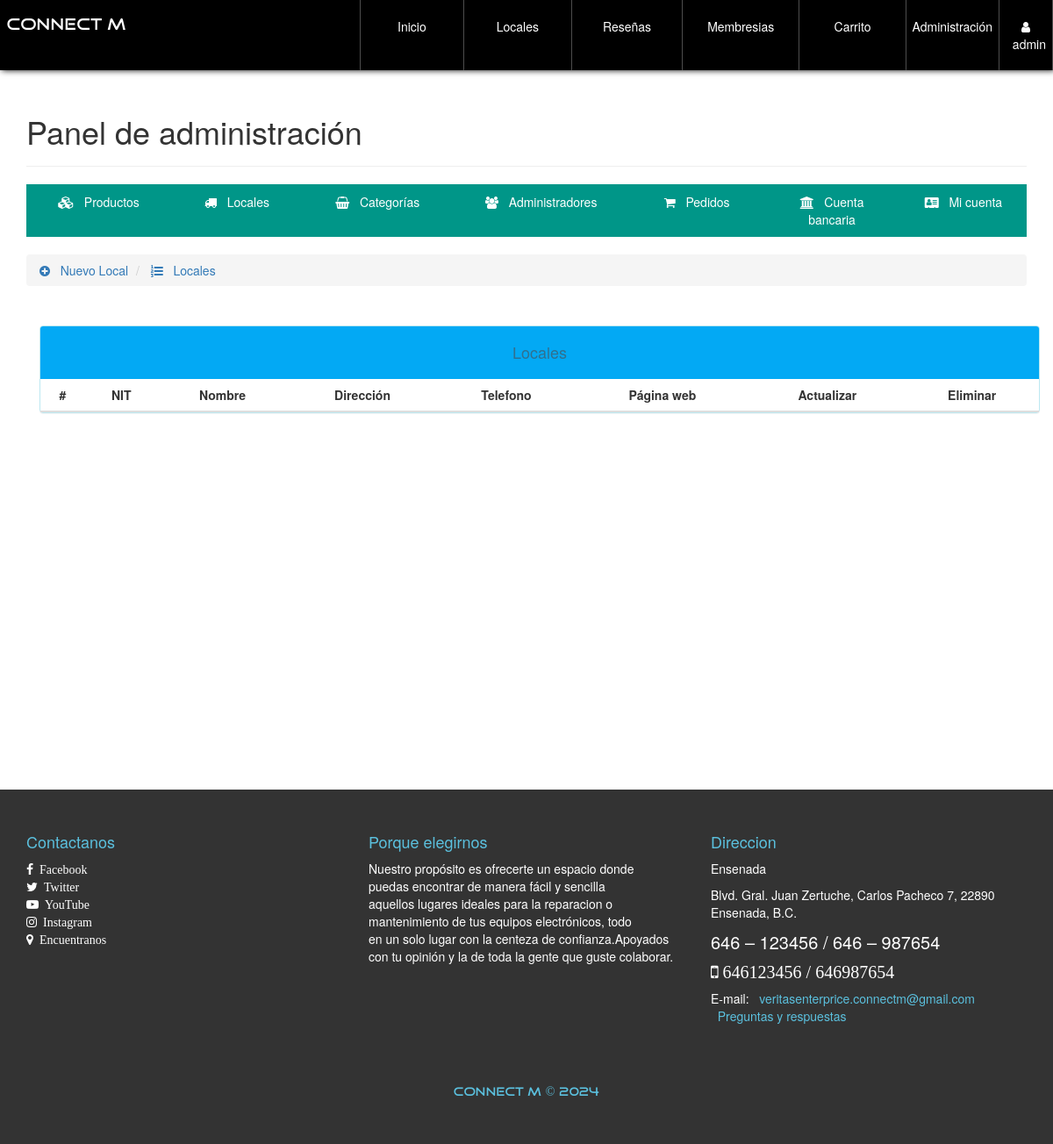
The app's page /configAdmin.php?view=providerlist (signed in), older data.
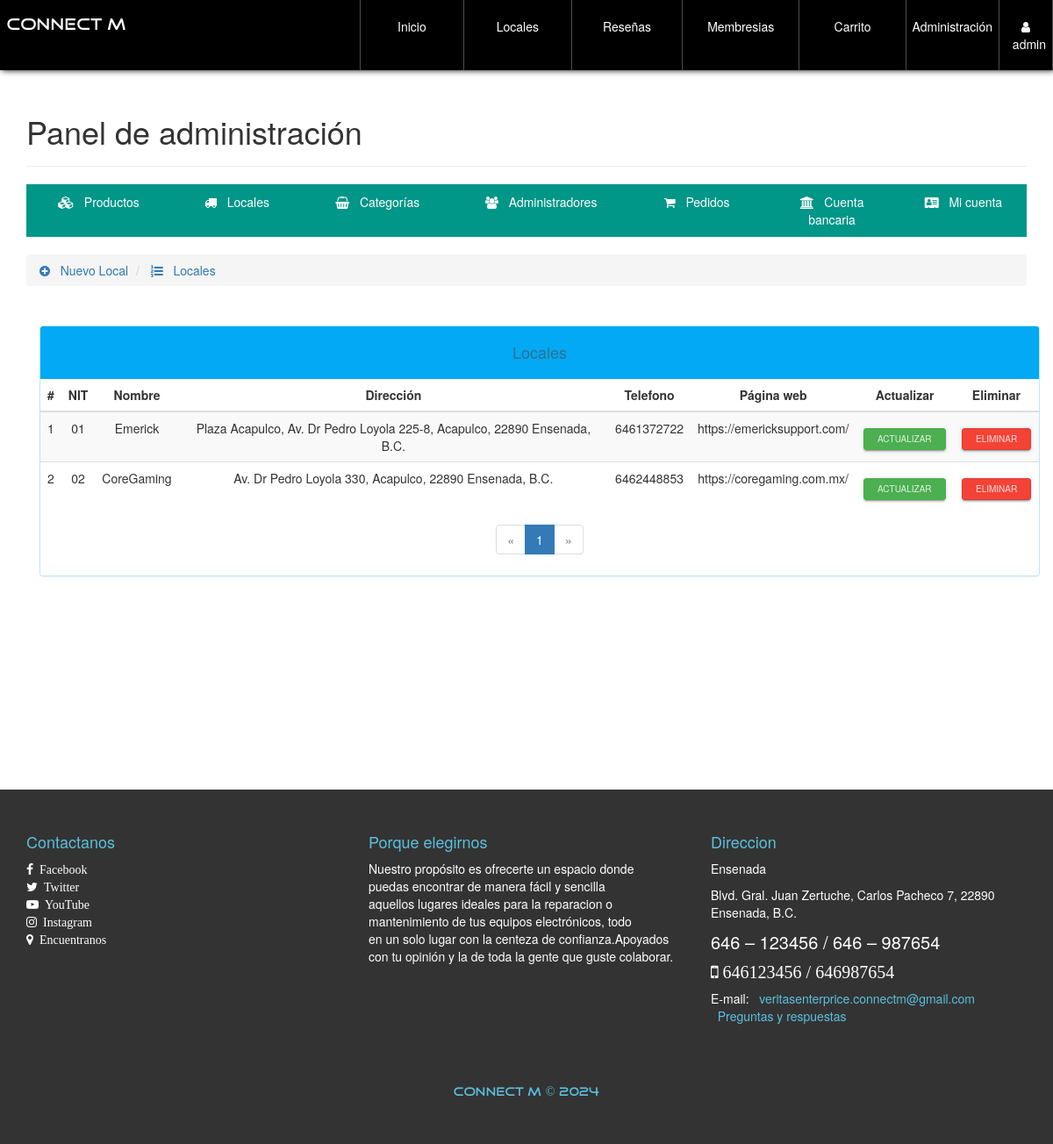
The same page, newer data.
### tables this page shows
CREATE TABLE `proveedor` (
  `NITProveedor` varchar(30) NOT NULL,
  `NombreProveedor` varchar(30) NOT NULL,
  `Direccion` varchar(200) NOT NULL,
  `Telefono` varchar(20) NOT NULL,
  `PaginaWeb` varchar(30) NOT NULL
);

### admin/providerlist-view.php (the view, shortened to what this page needs)
<ul class="breadcrumb" style="margin-bottom: 5px;">
    <li>
        <a href="configAdmin.php?view=provider">
            <i class="fa fa-plus-circle" aria-hidden="true"></i> &nbsp; Nuevo Local
        </a>
    </li>
    <li>
        <a href="configAdmin.php?view=providerlist"><i class="fa fa-list-ol" aria-hidden="true"></i> &nbsp; Locales</a>
    </li>
</ul>
<div class="container">
	<div class="row">
		<div class="col-xs-12">
            <br><br>
            <div class="panel panel-info">
                <div class="panel-heading text-center"><h4>Locales</h4></div>
              	<div class="table-responsive">
                  <table class="table table-striped table-hover">
                      	<thead>
                          	<tr>
								<th class="text-center">#</th>
                              	<th class="text-center">NIT</th>
                              	<th class="text-center">Nombre</th>
                              	<th class="text-center">Dirección</th>
                              	<th class="text-center">Telefono</th>
                              	<th class="text-center">Página web</th>
                              	<th class="text-center">Actualizar</th>
                              	<th class="text-center">Eliminar</th>
                          	</tr>
                      	</thead>
                      	<tbody>
                          	<?php
								$mysqli = mysqli_connect(SERVER, USER, PASS, BD);
								mysqli_set_charset($mysqli, "utf8");
								$pagina = isset($_GET['pag']) ? (int)$_GET['pag'] : 1;
								$regpagina = 30;
								$inicio = ($pagina > 1) ? (($pagina * $regpagina) - $regpagina) : 0;
								$proveedores=mysqli_query($mysqli,"SELECT SQL_CALC_FOUND_ROWS * FROM proveedor LIMIT $inicio, $regpagina");
								$totalregistros = mysqli_query($mysqli,"SELECT FOUND_ROWS()");
								$totalregistros = mysqli_fetch_array($totalregistros, MYSQLI_ASSOC);
								$numeropaginas = ceil($totalregistros["FOUND_ROWS()"]/$regpagina);
								$cr=$inicio+1;
                                while($prov=mysqli_fetch_array($proveedores, MYSQLI_ASSOC)){
                            ?>
							<tr>
								<td class="text-center"><?php echo $cr; ?></td>
								<td class="text-center"><?php echo $prov['NITProveedor']; ?></td>
								<td class="text-center"><?php echo $prov['NombreProveedor']; ?></td>
								<td class="text-center"><?php echo $prov['Direccion']; ?></td>
								<td class="text-center"><?php echo $prov['Telefono']; ?></td>
								<td class="text-center"><?php echo $prov['PaginaWeb']; ?></td>
								<td class="text-center">
	                        		<a href="configAdmin.php?view=providerinfo&code=<?php echo $prov['NITProveedor']; ?>" class="btn btn-raised btn-xs btn-success">Actualizar</a>
	                        	</td>
	                        	<td class="text-center">
	                        		<form action="process/delprove.php" method="POST" class="FormCatElec" data-form="delete">
	                        			<button type="submit" class="btn btn-raised btn-xs btn-danger">Eliminar</button>
	                        		</form>
	                        	</td>
                            <?php
                            	$cr++;
                                }
                            ?>
                      	</tbody>
                  </table>
              	</div>
                <?php if($numeropaginas>=1): ?>
              	<div class="text-center">
                  <ul class="pagination">
                    <?php if($pagina == 1): ?>
                        <li class="disabled">
                            <a>
                                <span aria-hidden="true">&laquo;</span>
                            </a>
                        </li>
                    <?php endif; ?>
                    <?php
                        for($i=1; $i <= $numeropaginas; $i++ ){
                            if($pagina == $i){
                                echo '<li class="active"><a href="configAdmin.php?view=providerlist&pag='.$i.'">'.$i.'</a></li>';
                            }else{
                                echo '<li><a href="configAdmin.php?view=providerlist&pag='.$i.'">'.$i.'</a></li>';
                            }
                        }
                    ?>
                    <?php if($pagina == $numeropaginas): ?>
                        <li class="disabled">
                            <a>
                                <span aria-hidden="true">&raquo;</span>
                            </a>
                        </li>
                    <?php endif; ?>
                  </ul>
                </div>
                <?php endif; ?>
            </div>
        </div>
	</div>
</div>

### configAdmin.php (shortened to what this page needs)
<!DOCTYPE html>
<html lang="es">
<head>
    <?php include './inc/link.php'; ?>
</head>
<body id="container-page-configAdmin">
    <?php include './inc/navbar.php'; ?>
    <section id="prove-product-cat-config">
        <div class="container">
            <div class="page-header">
                <h1>Panel de administración <small class="tittles-pages-logo"></small></h1>
            </div>
            <ul class="nav nav-tabs nav-justified" style="margin-bottom: 15px;">
                <?php
                $tabs = [
                    "product" => ["icon" => "fa-cubes", "label" => "Productos"],
                    "provider" => ["icon" => "fa-truck", "label" => "Locales"],
                    "category" => ["icon" => "fa-shopping-basket", "label" => "Categorías"],
                    "admin" => ["icon" => "fa-users", "label" => "Administradores"],
                    "order" => ["icon" => "fa-shopping-cart", "label" => "Pedidos"],
                    "bank" => ["icon" => "fa-university", "label" => "Cuenta bancaria"],
                    "account" => ["icon" => "fa-address-card", "label" => "Mi cuenta"]
                ];
                foreach ($tabs as $view => $data) {
                    echo "<li><a href=\"configAdmin.php?view={$view}\"><i class=\"fa {$data['icon']}\" aria-hidden=\"true\"></i> &nbsp; {$data['label']}</a></li>";
                }
                ?>
            </ul>
            <?php
            $content = $_GET['view'] ?? '';
            $whiteList = [
                "product", "productlist", "productinfo",
                "provider", "providerlist", "providerinfo",
                "category", "categorylist", "categoryinfo",
                "admin", "adminlist", "order",
                "bank", "account"
            ];
            if ($content) {
                if (in_array($content, $whiteList) && is_file("./admin/{$content}-view.php")) {
                    include "./admin/{$content}-view.php";
                } else {
                    echo '<h2 class="text-center">Lo sentimos, la opción que ha seleccionado no se encuentra disponible</h2>';
                }
            } else {
                echo '<h2 class="text-center">Para empezar, por favor escoja una opción del menú de administración</h2>';
            }
            ?>
        </div>
    </section>
    <?php include './inc/footer.php'; ?>
</body>
</html>

### inc/link.php (shortened to what this page needs)
<link rel="stylesheet" href="./css/font-awesome.min.css">
<link rel="stylesheet" href="./css/normalize.css">
<link rel="stylesheet" href="./css/bootstrap.min.css">
<link rel="stylesheet" href="./css/bootstrap-material-design.min.css">
<link rel="stylesheet" href="./css/ripples.min.css">
<link rel="stylesheet" href="./css/sweetalert.css">
<link rel="stylesheet" href="./css/media.css">
<link rel="stylesheet" href="./css/style.css">
<link rel="stylesheet" href="https://maxcdn.bootstrapcdn.com/bootstrap/3.4.1/css/bootstrap.min.css">

### inc/navbar.php (shortened to what this page needs)
<nav id="navbar-auto-hidden">
        <div class="row hidden-xs">
            <div class="col-xs-4">
                <p class="text-navbar tittles-pages-logo">Connect M</p>
            </div>
            <div class="col-xs-8">
              <div class="contenedor-tabla pull-right">
                <div class="contenedor-tr">
                  <a href="index.php" class="table-cell-td">Inicio</a>
                  <a href="product.php" class="table-cell-td">Locales</a>
                  <a href="resenas.php" class="table-cell-td">Reseñas</a>
                  <a href="membresias.php" class="table-cell-td">Membresias</a>
                  <?php
                      if(!$_SESSION['nombreAdmin']==""){
                          echo '
                              <a href="carrito.php" class="table-cell-td">Carrito</a>
                              <a href="configAdmin.php" class="table-cell-td">Administración</a>
                              <a href="#!" class="table-cell-td exit-system">
                                  <i class="fa fa-user"></i>&nbsp;&nbsp;'.$_SESSION['nombreAdmin'].'
                              </a>
                           ';
                      }else if(!$_SESSION['nombreUser']==""){
                          echo '
                              <a href="pedido.php" class="table-cell-td">Pedido</a>
                              <a href="carrito.php" class="table-cell-td">Carrito</a>
                              <a href="#!" class="table-cell-td exit-system">
                              <i class="fa fa-user"></i>&nbsp;&nbsp;'.$_SESSION['nombreUser'].'
                              </a>
                              <a href="#!" class="table-cell-td userConBtn" data-code="'.$_SESSION['UserNIT'].'">
                                <i class="glyphicon glyphicon-cog"></i>
                              </a>
                           ';
                      }
                  ?>
                </div>
              </div>
            </div>
        </div>
    </nav>

### inc/footer.php (shortened to what this page needs)
<footer>
    <div class="container">
        <div class="row">
            <div class="col-sm-4">
                <h4 class="text-footer">Contactanos</h4>
                <a href="https://www.facebook.com/profile.php?id=61559578915515" target="_blank">
                    <i class="fa fa-facebook" aria-hidden="true">&nbsp; Facebook </i>
                </a><br>
                <a href="https://twitter.com/" target="_blank">
                    <i class="fa fa-twitter" aria-hidden="true">&nbsp; Twitter </i>
                </a><br>
                <a href="https://www.youtube.com/" target="_blank">
                    <i class="fa fa-youtube-play" aria-hidden="true">&nbsp; YouTube </i>
                </a><br>
                <a href="https://www.instagram.com/" target="_blank">
                    <i class="fa fa-instagram" aria-hidden="true">&nbsp; Instagram </i>
                </a><br>
               <a href="https://www.google.com.mx/maps/@31.8244674,-116.5963598,15z?entry=ttu" target="_blank">
                    <i class="fa fa-map-marker" aria-hidden="true">&nbsp; Encuentranos </i>
                </a>
            </div>
            <div class="col-sm-4">
                <h4 class="text-footer">Porque elegirnos</h4>
                <p>
                    Nuestro propósito es ofrecerte un espacio donde</br>
                    puedas encontrar de manera fácil y sencilla</br>
                    aquellos lugares ideales para la reparacion o</br>
                    mantenimiento de tus equipos electrónicos, todo</br>
                    en un solo lugar con la centeza de confianza.Apoyados</br>
                    con tu opinión y la de toda la gente que guste colaborar.</br>
                </p>
            </div>
            <div class="col-sm-4">
                <h4 class="text-footer" >Direccion</h4>
                <p style="color: #FFF">Ensenada</p>
                <p style="color: #FFF">Blvd. Gral. Juan Zertuche, Carlos Pacheco 7, 22890 Ensenada, B.C.</p>
                <p style="font-size:20px" aria-hidden="true">  646 – 123456 / 646 – 987654</p>
                <p class="fa fa-mobile" style="font-size:20px"  aria-hidden="true">  646123456 / 646987654</p></br>
                E-mail: <a href="#" target="_blank" style="color: #5bc0de"> &nbsp; veritasenterprice.connectm@gmail.com</a></br>
                <a href="./preguntas.php" target="_blank" style="color: #5bc0de"> &nbsp; Preguntas y respuestas</a>
            </div>
        </div>
    </div>
    <br><br><br>
    <h5 class="text-center tittles-pages-logo text-footer">CONNECT M &copy; 2024</h5>
</footer>

### css/media.css (style rules this page uses)
@media (min-width: 1200px) { .contenedor-tabla { width: 90%; } }

### css/style.css (style rules this page uses)
body { font-family: "FontFamilySPro"; line-height: 1.5; font-size: 1.4em; width: 100%; height: 100%; margin: 0px; padding: 0px; background-position: center center; background-repeat: no-repeat; background-attachment: fixed; background-size: cover; background-color: #fff; }
nav { width: 100%; position: fixed; top: 0px; background-color: #000000; box-shadow: 2px 0px 7px #000; z-index: 50; }
.contenedor-tabla { display: table; width: 100%; }
.contenedor-tr { display: table-row; width: 100%; }
.contenedor-tr > a { text-decoration: none; color: #fff; }
.contenedor-tr > a:last-child { border-right: 1px solid rgba(255, 255, 255,0.3); }
.table-cell-td { display: table-cell; padding: 20px 7px; border-left: 1px solid rgba(255, 255, 255,0.3); text-align: center; width: 20%; }
.text-navbar { color: #fff; font-size: 19px; float: left; margin-left: 2%; margin-top: 15px; }
section { width: 100%; margin: 0px; padding: 90px 0px; }
footer { width: 100%; color: #fff; background-color: #333; padding: 40px 0px; }
.text-footer { color: #5bc0de; }
footer a { color: #fff; }
.tittles-pages-logo { font-family: "FontFamilyLogo"; }
#container-page-configAdmin { background-image: url(../assets/img/font-registration.JPG); }
#prove-product-cat-config { background-color: #fff; min-height: 900px; }

Row changes from the older to the newer data that the page shows:
added proveedor: NITProveedor "01", NombreProveedor "Emerick", Direccion "Plaza Acapulco, Av. Dr Pedro Loyola 225-8, Acapulco, 22890 Ensenada, B.C.", Telefono "6461372722", PaginaWeb "https://emericksupport.com/"
added proveedor: NITProveedor "02", NombreProveedor "CoreGaming", Direccion "Av. Dr Pedro Loyola 330, Acapulco, 22890 Ensenada, B.C.", Telefono "6462448853", PaginaWeb "https://coregaming.com.mx/"
Text that changed along with them:
new list line: "1"
